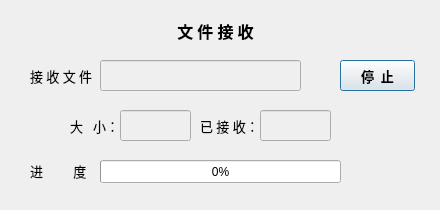
<?xml version="1.0" encoding="UTF-8"?>
<ui version="4.0">
 <class>FileClientDialog</class>
 <widget class="QDialog" name="file_client_dialog">
  <property name="geometry">
   <rect>
    <x>0</x>
    <y>0</y>
    <width>440</width>
    <height>210</height>
   </rect>
  </property>
  <property name="windowTitle">
   <string>接 收 文 件</string>
  </property>
  <widget class="QProgressBar" name="receive_progress_bar">
   <property name="geometry">
    <rect>
     <x>100</x>
     <y>160</y>
     <width>241</width>
     <height>23</height>
    </rect>
   </property>
   <property name="value">
    <number>0</number>
   </property>
  </widget>
  <widget class="QPushButton" name="client_close_push_button">
   <property name="geometry">
    <rect>
     <x>340</x>
     <y>60</y>
     <width>75</width>
     <height>31</height>
    </rect>
   </property>
   <property name="font">
    <font>
     <family>微软雅黑</family>
     <pointsize>10</pointsize>
     <weight>75</weight>
     <bold>true</bold>
    </font>
   </property>
   <property name="text">
    <string>停  止</string>
   </property>
  </widget>
  <widget class="QLabel" name="label">
   <property name="geometry">
    <rect>
     <x>170</x>
     <y>15</y>
     <width>91</width>
     <height>31</height>
    </rect>
   </property>
   <property name="font">
    <font>
     <family>微软雅黑</family>
     <pointsize>12</pointsize>
     <weight>75</weight>
     <bold>true</bold>
    </font>
   </property>
   <property name="text">
    <string>文 件 接 收</string>
   </property>
   <property name="alignment">
    <set>Qt::AlignCenter</set>
   </property>
  </widget>
  <widget class="QLabel" name="label_2">
   <property name="geometry">
    <rect>
     <x>30</x>
     <y>60</y>
     <width>71</width>
     <height>31</height>
    </rect>
   </property>
   <property name="font">
    <font>
     <family>微软雅黑</family>
     <pointsize>10</pointsize>
    </font>
   </property>
   <property name="text">
    <string>接 收 文 件</string>
   </property>
  </widget>
  <widget class="QLineEdit" name="file_name_line_edit">
   <property name="enabled">
    <bool>false</bool>
   </property>
   <property name="geometry">
    <rect>
     <x>100</x>
     <y>60</y>
     <width>201</width>
     <height>31</height>
    </rect>
   </property>
   <property name="font">
    <font>
     <family>微软雅黑</family>
     <pointsize>10</pointsize>
    </font>
   </property>
   <property name="alignment">
    <set>Qt::AlignCenter</set>
   </property>
   <property name="readOnly">
    <bool>true</bool>
   </property>
  </widget>
  <widget class="QLabel" name="label_3">
   <property name="geometry">
    <rect>
     <x>70</x>
     <y>110</y>
     <width>51</width>
     <height>31</height>
    </rect>
   </property>
   <property name="font">
    <font>
     <family>微软雅黑</family>
     <pointsize>10</pointsize>
    </font>
   </property>
   <property name="text">
    <string>大   小：</string>
   </property>
  </widget>
  <widget class="QLabel" name="label_4">
   <property name="geometry">
    <rect>
     <x>200</x>
     <y>110</y>
     <width>61</width>
     <height>31</height>
    </rect>
   </property>
   <property name="font">
    <font>
     <family>微软雅黑</family>
     <pointsize>10</pointsize>
    </font>
   </property>
   <property name="text">
    <string>已 接 收：</string>
   </property>
  </widget>
  <widget class="QLineEdit" name="file_size_line_edit">
   <property name="enabled">
    <bool>false</bool>
   </property>
   <property name="geometry">
    <rect>
     <x>120</x>
     <y>110</y>
     <width>71</width>
     <height>31</height>
    </rect>
   </property>
   <property name="font">
    <font>
     <family>微软雅黑</family>
     <pointsize>10</pointsize>
    </font>
   </property>
   <property name="text">
    <string/>
   </property>
   <property name="alignment">
    <set>Qt::AlignCenter</set>
   </property>
   <property name="readOnly">
    <bool>true</bool>
   </property>
  </widget>
  <widget class="QLineEdit" name="receive_size_line_edit">
   <property name="enabled">
    <bool>false</bool>
   </property>
   <property name="geometry">
    <rect>
     <x>260</x>
     <y>110</y>
     <width>71</width>
     <height>31</height>
    </rect>
   </property>
   <property name="font">
    <font>
     <family>微软雅黑</family>
     <pointsize>10</pointsize>
    </font>
   </property>
   <property name="text">
    <string/>
   </property>
   <property name="alignment">
    <set>Qt::AlignCenter</set>
   </property>
   <property name="readOnly">
    <bool>true</bool>
   </property>
  </widget>
  <widget class="QLabel" name="label_5">
   <property name="geometry">
    <rect>
     <x>30</x>
     <y>160</y>
     <width>71</width>
     <height>21</height>
    </rect>
   </property>
   <property name="font">
    <font>
     <family>微软雅黑</family>
     <pointsize>10</pointsize>
    </font>
   </property>
   <property name="text">
    <string>进         度</string>
   </property>
  </widget>
  <widget class="QLabel" name="rate_label">
   <property name="geometry">
    <rect>
     <x>340</x>
     <y>160</y>
     <width>91</width>
     <height>21</height>
    </rect>
   </property>
   <property name="font">
    <font>
     <family>微软雅黑</family>
     <pointsize>10</pointsize>
    </font>
   </property>
   <property name="text">
    <string/>
   </property>
   <property name="alignment">
    <set>Qt::AlignLeading|Qt::AlignLeft|Qt::AlignVCenter</set>
   </property>
  </widget>
 </widget>
 <resources/>
 <connections/>
</ui>
